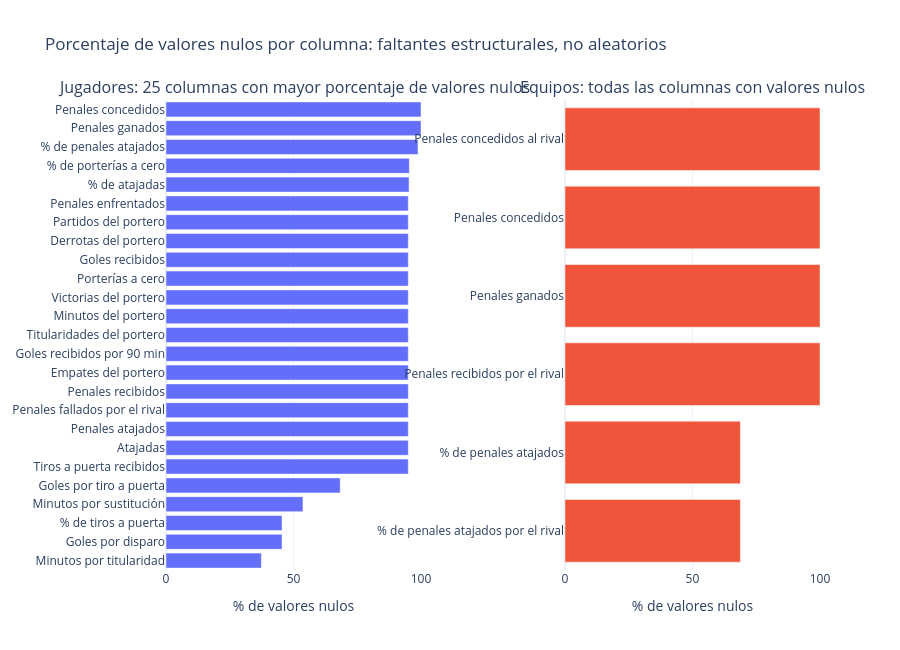

Notebook source saved alongside this figure:
### Markdown cell above
## 5. Resumen de valores faltantes

Proporción de valores nulos por columna, comparando lado a lado los conjuntos de datos de jugadores (players) y equipos (teams).

Estos valores faltantes son **estructurales**, no aleatorios: las columnas relacionadas con penales se registran con poca frecuencia, y el bloque de estadísticas de portería (goalkeeping) aparece mayormente vacío porque normalmente solo un jugador por equipo desempeña el rol de portero. En este caso, hay pocos indicios de que los datos estén sucios o sean de mala calidad.

### Code cell
# Install/upgrade (only needed once)
%pip install -U nbformat

import plotly.io as pio
from plotly.subplots import make_subplots
import plotly.graph_objects as go

# Render Plotly figures correctly in VS Code
pio.renderers.default = "vscode"

# -----------------------------------------------------------------------------
# Translation dictionary
# -----------------------------------------------------------------------------
COLUMN_TRANSLATIONS = {
    # Goalkeeping
    "gk_games": "Partidos del portero",
    "gk_games_starts": "Titularidades del portero",
    "gk_minutes": "Minutos del portero",
    "gk_goals_against": "Goles recibidos",
    "gk_goals_against_per90": "Goles recibidos por 90 min",
    "gk_shots_on_target_against": "Tiros a puerta recibidos",
    "gk_saves": "Atajadas",
    "gk_save_pct": "% de atajadas",
    "gk_wins": "Victorias del portero",
    "gk_ties": "Empates del portero",
    "gk_losses": "Derrotas del portero",
    "gk_clean_sheets": "Porterías a cero",
    "gk_clean_sheets_pct": "% de porterías a cero",
    "gk_pens_att": "Penales enfrentados",
    "gk_pens_allowed": "Penales recibidos",
    "gk_pens_saved": "Penales atajados",
    "gk_pens_missed": "Penales fallados por el rival",
    "gk_pens_save_pct": "% de penales atajados",

    # Penalties
    "pens_won": "Penales ganados",
    "pens_conceded": "Penales concedidos",
    "pens_won_against": "Penales recibidos por el rival",
    "pens_conceded_against": "Penales concedidos al rival",

    # Goalkeeping (opponent)
    "gk_pens_att_against": "Penales enfrentados por el rival",
    "gk_pens_allowed_against": "Penales recibidos por el rival",
    "gk_pens_saved_against": "Penales atajados por el rival",
    "gk_pens_save_pct_against": "% de penales atajados por el rival",

    # Shooting
    "shots_on_target_pct": "% de tiros a puerta",
    "goals_per_shot": "Goles por disparo",
    "goals_per_shot_on_target": "Goles por tiro a puerta",

    # Minutes
    "minutes_per_start": "Minutos por titularidad",
    "minutes_per_sub": "Minutos por sustitución",
}

# -----------------------------------------------------------------------------
# Automatic translator for any remaining English labels
# -----------------------------------------------------------------------------
def translate_column(col):
    if col in COLUMN_TRANSLATIONS:
        return COLUMN_TRANSLATIONS[col]

    text = col

    replacements = [
        ("gk_", "Portero "),
        ("pens_", "Penales "),
        ("shots_on_target", "Tiros a puerta"),
        ("shots", "Tiros"),
        ("goals", "Goles"),
        ("minutes", "Minutos"),
        ("games_starts", "Titularidades"),
        ("games", "Partidos"),
        ("clean_sheets", "Porterías a cero"),
        ("save_pct", "% de atajadas"),
        ("saved", "Atajados"),
        ("allowed", "Recibidos"),
        ("against_per90", "del rival por 90 min"),
        ("against", "del rival"),
        ("per90", "por 90 min"),
        ("per_shot_on_target", "por tiro a puerta"),
        ("per_shot", "por disparo"),
        ("wins", "Victorias"),
        ("losses", "Derrotas"),
        ("ties", "Empates"),
        ("won", "Ganados"),
        ("conceded", "Concedidos"),
        ("att", "Intentados"),
        ("pct", "%"),
        ("_", " "),
    ]

    for eng, esp in replacements:
        text = text.replace(eng, esp)

    return text.strip().capitalize()

# -----------------------------------------------------------------------------
# Calculate null percentages
# -----------------------------------------------------------------------------
def null_pct(df):
    return df.isna().mean().mul(100).round(1)

pn = null_pct(players).sort_values(ascending=False)
pn = pn[pn > 0].head(25)
pn.index = [translate_column(c) for c in pn.index]

tn = null_pct(teams).sort_values(ascending=False)
tn = tn[tn > 0]
tn.index = [translate_column(c) for c in tn.index]

# -----------------------------------------------------------------------------
# Plot
# -----------------------------------------------------------------------------
fig = make_subplots(
    rows=1,
    cols=2,
    horizontal_spacing=0.22,
    subplot_titles=(
        "Jugadores: 25 columnas con mayor porcentaje de valores nulos",
        "Equipos: todas las columnas con valores nulos",
    ),
)

fig.add_trace(
    go.Bar(
        x=pn.values[::-1],
        y=pn.index[::-1],
        orientation="h",
        marker_color="#636EFA",
        name="Jugadores",
    ),
    row=1,
    col=1,
)

fig.add_trace(
    go.Bar(
        x=tn.values[::-1],
        y=tn.index[::-1],
        orientation="h",
        marker_color="#EF553B",
        name="Equipos",
    ),
    row=1,
    col=2,
)

fig.update_xaxes(
    title_text="% de valores nulos",
    range=[0, 100],
    row=1,
    col=1,
)

fig.update_xaxes(
    title_text="% de valores nulos",
    range=[0, 100],
    row=1,
    col=2,
)

fig.update_layout(
    title="Porcentaje de valores nulos por columna: faltantes estructurales, no aleatorios",
    height=650,
    showlegend=False,
    **PLOTLY_KW,
)

fig.show()

### Figure 1 — Plotly figure (JSON) as saved in the notebook; plotly's stock layout.template omitted (floating-point values rounded to 4 significant figures)
{"data": [{"marker": {"color": "#636EFA"}, "name": "Jugadores", "orientation": "h", "type": "bar", "x": [37.4, 45.5, 45.5, 53.7, 68.3, 95.0, 95.0, 95.0, 95.0, 95.0, 95.0, 95.0, 95.0, 95.0, 95.0, 95.0, 95.0, 95.0, 95.0, 95.0, 95.3, 95.4, 98.8, 100.0, 100.0], "xaxis": "x", "y": ["Minutos por titularidad", "Goles por disparo", "% de tiros a puerta", "Minutos por sustitución", "Goles por tiro a puerta", "Tiros a puerta recibidos", "Atajadas", "Penales atajados", "Penales fallados por el rival", "Penales recibidos", "Empates del portero", "Goles recibidos por 90 min", "Titularidades del portero", "Minutos del portero", "Victorias del portero", "Porterías a cero", "Goles recibidos", "Derrotas del portero", "Partidos del portero", "Penales enfrentados", "% de atajadas", "% de porterías a cero", "% de penales atajados", "Penales ganados", "Penales concedidos"], "yaxis": "y"}, {"marker": {"color": "#EF553B"}, "name": "Equipos", "orientation": "h", "type": "bar", "x": [68.8, 68.8, 100.0, 100.0, 100.0, 100.0], "xaxis": "x2", "y": ["% de penales atajados por el rival", "% de penales atajados", "Penales recibidos por el rival", "Penales ganados", "Penales concedidos", "Penales concedidos al rival"], "yaxis": "y2"}], "layout": {"annotations": [{"font": {"size": 16}, "showarrow": false, "text": "Jugadores: 25 columnas con mayor porcentaje de valores nulos", "x": 0.195, "xanchor": "center", "xref": "paper", "y": 1, "yanchor": "bottom", "yref": "paper"}, {"font": {"size": 16}, "showarrow": false, "text": "Equipos: todas las columnas con valores nulos", "x": 0.805, "xanchor": "center", "xref": "paper", "y": 1, "yanchor": "bottom", "yref": "paper"}], "height": 650, "showlegend": false, "title": {"text": "Porcentaje de valores nulos por columna: faltantes estructurales, no aleatorios"}, "xaxis": {"anchor": "y", "domain": [0, 0.39], "range": [0, 100], "title": {"text": "% de valores nulos"}}, "xaxis2": {"anchor": "y2", "domain": [0.61, 1], "range": [0, 100], "title": {"text": "% de valores nulos"}}, "yaxis": {"anchor": "x", "domain": [0, 1]}, "yaxis2": {"anchor": "x2", "domain": [0, 1]}}}
